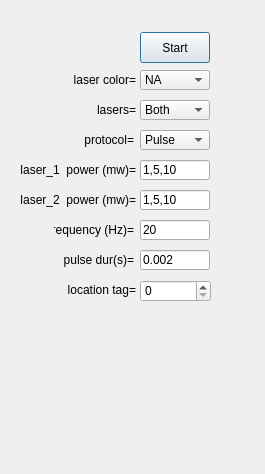
<?xml version="1.0" encoding="UTF-8"?>
<ui version="4.0">
 <class>OpticalTagging</class>
 <widget class="QDialog" name="OpticalTagging">
  <property name="geometry">
   <rect>
    <x>0</x>
    <y>0</y>
    <width>265</width>
    <height>474</height>
   </rect>
  </property>
  <property name="windowTitle">
   <string>Optical Tagging</string>
  </property>
  <widget class="QLabel" name="label1_2">
   <property name="geometry">
    <rect>
     <x>60</x>
     <y>100</y>
     <width>76</width>
     <height>20</height>
    </rect>
   </property>
   <property name="maximumSize">
    <size>
     <width>90</width>
     <height>16777215</height>
    </size>
   </property>
   <property name="text">
    <string>lasers=</string>
   </property>
   <property name="textFormat">
    <enum>Qt::AutoText</enum>
   </property>
   <property name="alignment">
    <set>Qt::AlignRight|Qt::AlignTrailing|Qt::AlignVCenter</set>
   </property>
  </widget>
  <widget class="QLabel" name="label1_1">
   <property name="geometry">
    <rect>
     <x>60</x>
     <y>70</y>
     <width>76</width>
     <height>20</height>
    </rect>
   </property>
   <property name="maximumSize">
    <size>
     <width>90</width>
     <height>16777215</height>
    </size>
   </property>
   <property name="text">
    <string>laser color=</string>
   </property>
   <property name="alignment">
    <set>Qt::AlignRight|Qt::AlignTrailing|Qt::AlignVCenter</set>
   </property>
  </widget>
  <widget class="QComboBox" name="Protocol">
   <property name="geometry">
    <rect>
     <x>140</x>
     <y>130</y>
     <width>70</width>
     <height>20</height>
    </rect>
   </property>
   <property name="sizePolicy">
    <sizepolicy hsizetype="Expanding" vsizetype="Expanding">
     <horstretch>0</horstretch>
     <verstretch>0</verstretch>
    </sizepolicy>
   </property>
   <property name="maximumSize">
    <size>
     <width>1000</width>
     <height>16777215</height>
    </size>
   </property>
   <item>
    <property name="text">
     <string>Pulse</string>
    </property>
   </item>
  </widget>
  <widget class="QLabel" name="label1_15">
   <property name="enabled">
    <bool>true</bool>
   </property>
   <property name="geometry">
    <rect>
     <x>58</x>
     <y>250</y>
     <width>76</width>
     <height>20</height>
    </rect>
   </property>
   <property name="maximumSize">
    <size>
     <width>90</width>
     <height>16777215</height>
    </size>
   </property>
   <property name="text">
    <string>pulse dur(s)=</string>
   </property>
   <property name="textFormat">
    <enum>Qt::AutoText</enum>
   </property>
   <property name="alignment">
    <set>Qt::AlignRight|Qt::AlignTrailing|Qt::AlignVCenter</set>
   </property>
  </widget>
  <widget class="QLabel" name="label1_12">
   <property name="geometry">
    <rect>
     <x>58</x>
     <y>130</y>
     <width>76</width>
     <height>20</height>
    </rect>
   </property>
   <property name="maximumSize">
    <size>
     <width>90</width>
     <height>16777215</height>
    </size>
   </property>
   <property name="text">
    <string>protocol=</string>
   </property>
   <property name="textFormat">
    <enum>Qt::AutoText</enum>
   </property>
   <property name="alignment">
    <set>Qt::AlignRight|Qt::AlignTrailing|Qt::AlignVCenter</set>
   </property>
  </widget>
  <widget class="QLabel" name="label1_16">
   <property name="geometry">
    <rect>
     <x>20</x>
     <y>190</y>
     <width>116</width>
     <height>20</height>
    </rect>
   </property>
   <property name="text">
    <string>laser_2  power (mw)=</string>
   </property>
   <property name="textFormat">
    <enum>Qt::AutoText</enum>
   </property>
   <property name="alignment">
    <set>Qt::AlignRight|Qt::AlignTrailing|Qt::AlignVCenter</set>
   </property>
  </widget>
  <widget class="QLabel" name="label1_13">
   <property name="geometry">
    <rect>
     <x>54</x>
     <y>220</y>
     <width>80</width>
     <height>20</height>
    </rect>
   </property>
   <property name="maximumSize">
    <size>
     <width>90</width>
     <height>16777215</height>
    </size>
   </property>
   <property name="text">
    <string>frequency (Hz)=</string>
   </property>
   <property name="textFormat">
    <enum>Qt::AutoText</enum>
   </property>
   <property name="alignment">
    <set>Qt::AlignRight|Qt::AlignTrailing|Qt::AlignVCenter</set>
   </property>
  </widget>
  <widget class="QComboBox" name="LaserColor">
   <property name="geometry">
    <rect>
     <x>140</x>
     <y>70</y>
     <width>70</width>
     <height>20</height>
    </rect>
   </property>
   <property name="sizePolicy">
    <sizepolicy hsizetype="Expanding" vsizetype="Expanding">
     <horstretch>0</horstretch>
     <verstretch>0</verstretch>
    </sizepolicy>
   </property>
   <property name="maximumSize">
    <size>
     <width>70</width>
     <height>16777215</height>
    </size>
   </property>
   <property name="currentIndex">
    <number>4</number>
   </property>
   <item>
    <property name="text">
     <string>Blue</string>
    </property>
   </item>
   <item>
    <property name="text">
     <string>Red</string>
    </property>
   </item>
   <item>
    <property name="text">
     <string>Orange</string>
    </property>
   </item>
   <item>
    <property name="text">
     <string>Green</string>
    </property>
   </item>
   <item>
    <property name="text">
     <string>NA</string>
    </property>
   </item>
  </widget>
  <widget class="QComboBox" name="WhichLaser">
   <property name="geometry">
    <rect>
     <x>140</x>
     <y>100</y>
     <width>70</width>
     <height>20</height>
    </rect>
   </property>
   <property name="sizePolicy">
    <sizepolicy hsizetype="Expanding" vsizetype="Expanding">
     <horstretch>0</horstretch>
     <verstretch>0</verstretch>
    </sizepolicy>
   </property>
   <property name="maximumSize">
    <size>
     <width>1000</width>
     <height>16777215</height>
    </size>
   </property>
   <item>
    <property name="text">
     <string>Both</string>
    </property>
   </item>
   <item>
    <property name="text">
     <string>Laser_1</string>
    </property>
   </item>
   <item>
    <property name="text">
     <string>Laser_2</string>
    </property>
   </item>
  </widget>
  <widget class="QLineEdit" name="Pulse_duration">
   <property name="enabled">
    <bool>true</bool>
   </property>
   <property name="geometry">
    <rect>
     <x>140</x>
     <y>250</y>
     <width>70</width>
     <height>20</height>
    </rect>
   </property>
   <property name="maximumSize">
    <size>
     <width>1000</width>
     <height>16777215</height>
    </size>
   </property>
   <property name="text">
    <string>0.002</string>
   </property>
   <property name="readOnly">
    <bool>false</bool>
   </property>
  </widget>
  <widget class="QLabel" name="label1_3">
   <property name="geometry">
    <rect>
     <x>20</x>
     <y>160</y>
     <width>116</width>
     <height>20</height>
    </rect>
   </property>
   <property name="text">
    <string>laser_1  power (mw)=</string>
   </property>
   <property name="textFormat">
    <enum>Qt::AutoText</enum>
   </property>
   <property name="alignment">
    <set>Qt::AlignRight|Qt::AlignTrailing|Qt::AlignVCenter</set>
   </property>
  </widget>
  <widget class="QLineEdit" name="Frequency">
   <property name="enabled">
    <bool>true</bool>
   </property>
   <property name="geometry">
    <rect>
     <x>140</x>
     <y>220</y>
     <width>70</width>
     <height>20</height>
    </rect>
   </property>
   <property name="maximumSize">
    <size>
     <width>1000</width>
     <height>16777215</height>
    </size>
   </property>
   <property name="text">
    <string>20</string>
   </property>
   <property name="readOnly">
    <bool>false</bool>
   </property>
  </widget>
  <widget class="QLineEdit" name="Laser_1_power">
   <property name="enabled">
    <bool>true</bool>
   </property>
   <property name="geometry">
    <rect>
     <x>140</x>
     <y>160</y>
     <width>70</width>
     <height>20</height>
    </rect>
   </property>
   <property name="maximumSize">
    <size>
     <width>1000</width>
     <height>16777215</height>
    </size>
   </property>
   <property name="text">
    <string>1,5,10</string>
   </property>
   <property name="readOnly">
    <bool>false</bool>
   </property>
  </widget>
  <widget class="QLineEdit" name="Laser_2_power">
   <property name="enabled">
    <bool>true</bool>
   </property>
   <property name="geometry">
    <rect>
     <x>140</x>
     <y>190</y>
     <width>70</width>
     <height>20</height>
    </rect>
   </property>
   <property name="maximumSize">
    <size>
     <width>1000</width>
     <height>16777215</height>
    </size>
   </property>
   <property name="text">
    <string>1,5,10</string>
   </property>
   <property name="readOnly">
    <bool>false</bool>
   </property>
  </widget>
  <widget class="QPushButton" name="Start">
   <property name="geometry">
    <rect>
     <x>140</x>
     <y>32</y>
     <width>70</width>
     <height>31</height>
    </rect>
   </property>
   <property name="text">
    <string>Start</string>
   </property>
   <property name="checkable">
    <bool>true</bool>
   </property>
  </widget>
  <widget class="QLabel" name="label1_17">
   <property name="enabled">
    <bool>true</bool>
   </property>
   <property name="geometry">
    <rect>
     <x>60</x>
     <y>280</y>
     <width>76</width>
     <height>20</height>
    </rect>
   </property>
   <property name="maximumSize">
    <size>
     <width>90</width>
     <height>16777215</height>
    </size>
   </property>
   <property name="text">
    <string>location tag=</string>
   </property>
   <property name="textFormat">
    <enum>Qt::AutoText</enum>
   </property>
   <property name="alignment">
    <set>Qt::AlignRight|Qt::AlignTrailing|Qt::AlignVCenter</set>
   </property>
  </widget>
  <widget class="QSpinBox" name="LocationTag">
   <property name="geometry">
    <rect>
     <x>140</x>
     <y>280</y>
     <width>71</width>
     <height>22</height>
    </rect>
   </property>
  </widget>
 </widget>
 <resources/>
 <connections/>
</ui>
